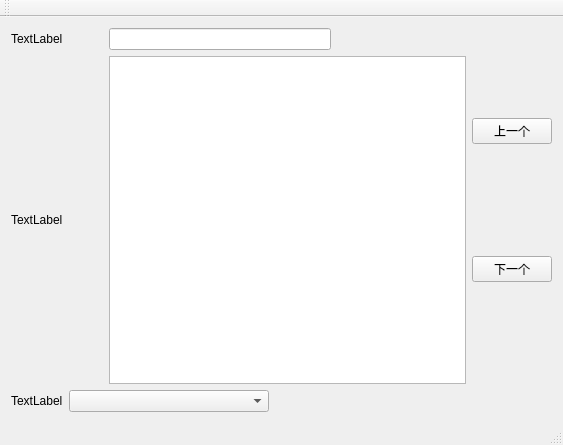
<?xml version="1.0" encoding="UTF-8"?>
<ui version="4.0">
 <class>comboboxClass</class>
 <widget class="QMainWindow" name="comboboxClass">
  <property name="geometry">
   <rect>
    <x>0</x>
    <y>0</y>
    <width>563</width>
    <height>445</height>
   </rect>
  </property>
  <property name="windowTitle">
   <string>combobox</string>
  </property>
  <widget class="QWidget" name="centralWidget">
   <layout class="QHBoxLayout" name="horizontalLayout_4">
    <item>
     <layout class="QGridLayout" name="gridLayout">
      <item row="1" column="0">
       <layout class="QHBoxLayout" name="horizontalLayout_3">
        <item>
         <widget class="QLabel" name="label_3">
          <property name="text">
           <string>TextLabel</string>
          </property>
         </widget>
        </item>
        <item>
         <spacer name="horizontalSpacer_4">
          <property name="orientation">
           <enum>Qt::Horizontal</enum>
          </property>
          <property name="sizeType">
           <enum>QSizePolicy::Fixed</enum>
          </property>
          <property name="sizeHint" stdset="0">
           <size>
            <width>40</width>
            <height>20</height>
           </size>
          </property>
         </spacer>
        </item>
        <item>
         <widget class="QLineEdit" name="lineEdit"/>
        </item>
        <item>
         <spacer name="horizontalSpacer_2">
          <property name="orientation">
           <enum>Qt::Horizontal</enum>
          </property>
          <property name="sizeHint" stdset="0">
           <size>
            <width>40</width>
            <height>20</height>
           </size>
          </property>
         </spacer>
        </item>
       </layout>
      </item>
      <item row="3" column="0">
       <layout class="QHBoxLayout" name="horizontalLayout_2">
        <item>
         <widget class="QLabel" name="label_2">
          <property name="text">
           <string>TextLabel</string>
          </property>
          <property name="buddy">
           <cstring>plainTextEdit</cstring>
          </property>
         </widget>
        </item>
        <item>
         <spacer name="horizontalSpacer_3">
          <property name="orientation">
           <enum>Qt::Horizontal</enum>
          </property>
          <property name="sizeType">
           <enum>QSizePolicy::Fixed</enum>
          </property>
          <property name="sizeHint" stdset="0">
           <size>
            <width>40</width>
            <height>20</height>
           </size>
          </property>
         </spacer>
        </item>
        <item>
         <widget class="QPlainTextEdit" name="plainTextEdit"/>
        </item>
        <item>
         <layout class="QVBoxLayout" name="verticalLayout">
          <property name="spacing">
           <number>10</number>
          </property>
          <property name="sizeConstraint">
           <enum>QLayout::SetDefaultConstraint</enum>
          </property>
          <item>
           <widget class="QPushButton" name="pushButton_2">
            <property name="text">
             <string>上一个</string>
            </property>
           </widget>
          </item>
          <item>
           <spacer name="verticalSpacer_2">
            <property name="orientation">
             <enum>Qt::Vertical</enum>
            </property>
            <property name="sizeType">
             <enum>QSizePolicy::Fixed</enum>
            </property>
            <property name="sizeHint" stdset="0">
             <size>
              <width>20</width>
              <height>40</height>
             </size>
            </property>
           </spacer>
          </item>
          <item>
           <widget class="QPushButton" name="pushButton">
            <property name="text">
             <string>下一个</string>
            </property>
           </widget>
          </item>
          <item>
           <spacer name="verticalSpacer">
            <property name="orientation">
             <enum>Qt::Vertical</enum>
            </property>
            <property name="sizeType">
             <enum>QSizePolicy::Minimum</enum>
            </property>
            <property name="sizeHint" stdset="0">
             <size>
              <width>20</width>
              <height>40</height>
             </size>
            </property>
           </spacer>
          </item>
         </layout>
        </item>
       </layout>
      </item>
      <item row="4" column="0">
       <layout class="QHBoxLayout" name="horizontalLayout">
        <item>
         <widget class="QLabel" name="label">
          <property name="text">
           <string>TextLabel</string>
          </property>
          <property name="buddy">
           <cstring>comboBox</cstring>
          </property>
         </widget>
        </item>
        <item>
         <widget class="QComboBox" name="comboBox">
          <property name="minimumSize">
           <size>
            <width>200</width>
            <height>0</height>
           </size>
          </property>
         </widget>
        </item>
        <item>
         <spacer name="horizontalSpacer">
          <property name="orientation">
           <enum>Qt::Horizontal</enum>
          </property>
          <property name="sizeType">
           <enum>QSizePolicy::Expanding</enum>
          </property>
          <property name="sizeHint" stdset="0">
           <size>
            <width>300</width>
            <height>20</height>
           </size>
          </property>
         </spacer>
        </item>
       </layout>
      </item>
     </layout>
    </item>
   </layout>
  </widget>
  <widget class="QMenuBar" name="menuBar">
   <property name="geometry">
    <rect>
     <x>0</x>
     <y>0</y>
     <width>563</width>
     <height>23</height>
    </rect>
   </property>
  </widget>
  <widget class="QToolBar" name="mainToolBar">
   <attribute name="toolBarArea">
    <enum>TopToolBarArea</enum>
   </attribute>
   <attribute name="toolBarBreak">
    <bool>false</bool>
   </attribute>
  </widget>
  <widget class="QStatusBar" name="statusBar"/>
 </widget>
 <layoutdefault spacing="6" margin="11"/>
 <resources>
  <include location="combobox.qrc"/>
 </resources>
 <connections/>
</ui>
